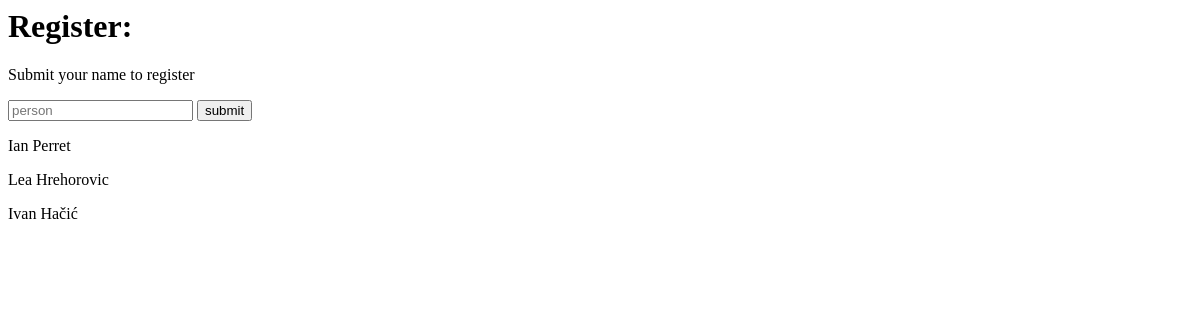
Before: /api with the older database file.
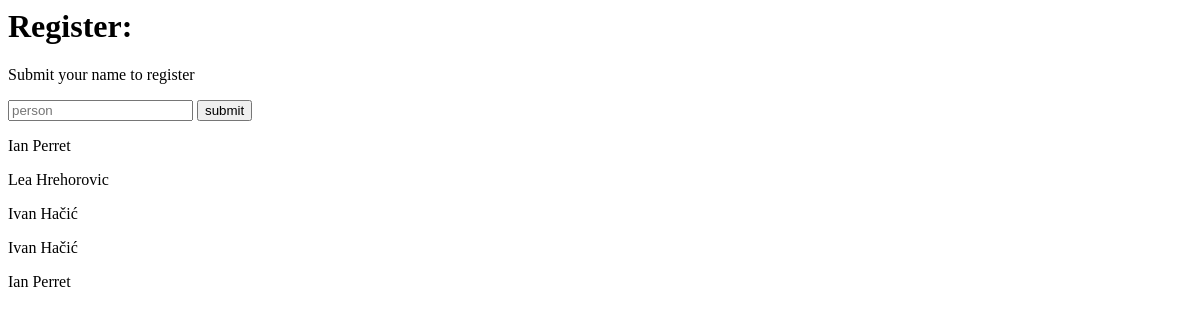
After: the same page with the newer database file.
### app/models_db.py (models this page shows)
class Person2(db.Model):
    id = db.Column(db.Integer, primary_key=True)
    name = db.Column(db.String(100), nullable=False)

### app/routes.py (the view)
@main.route('/api', methods=['GET', 'POST'])
def api_form():
    all_persons = Person2.query.all()
    return render_template('api.html', persons=all_persons)

### app/templates/api.html (shortened to what this page needs)
<h1>Register: </h1>
<p>Submit your name to register</p>
<form id="user_form">
    <input type="text" placeholder="person" id="user_input">
    <button type="submit">submit</button>
</form>
<div id="display_container">
    {% for person in persons %}
        <p>{{person.name}}</p>
    {% endfor %}
</div>

Changed rows visible on the page:
added Person2: name "Ivan Hačić"
added Person2: name "Ian Perret"
